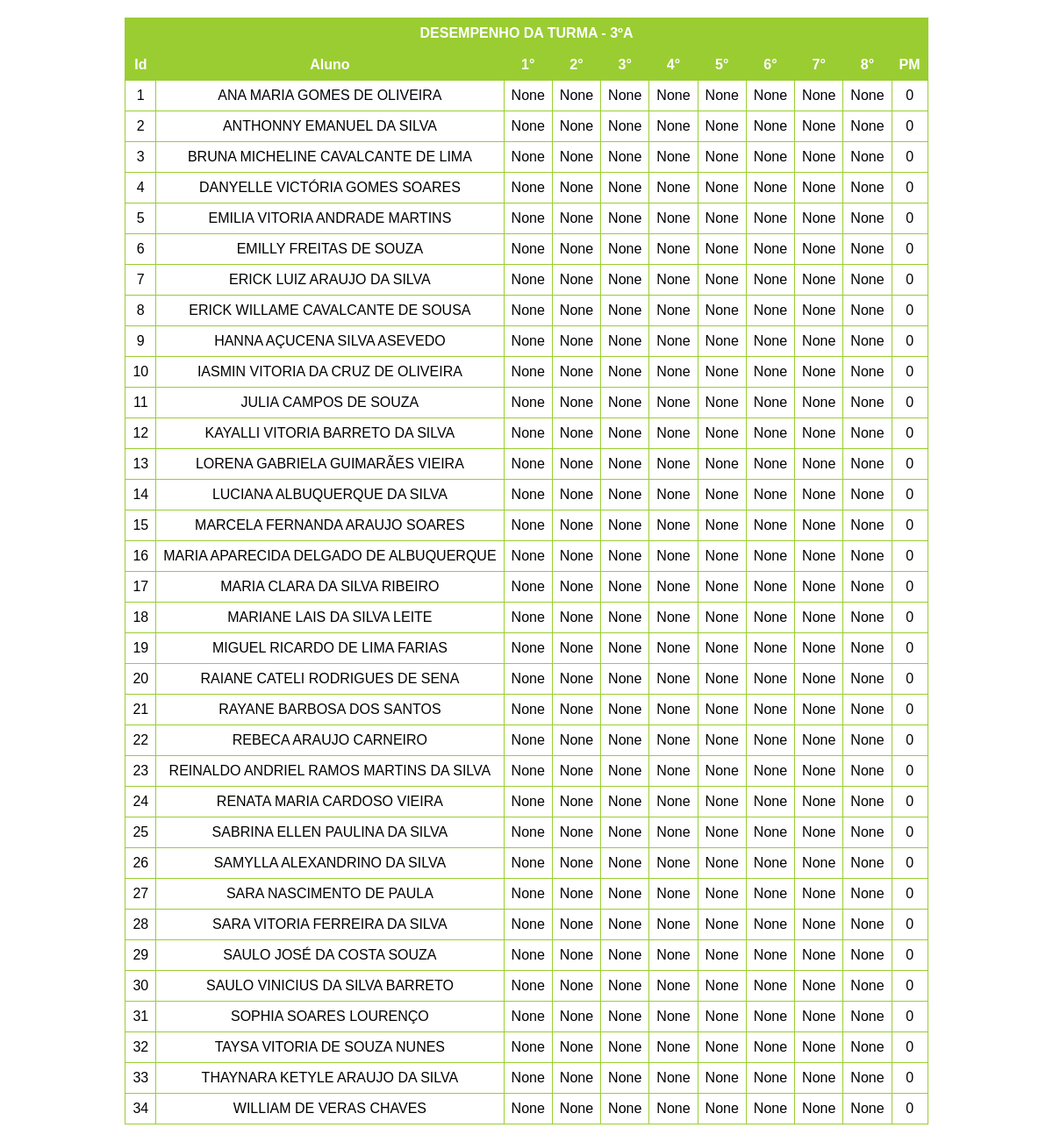
The app's page /3ºA with its own data.
### main.py (models this page shows)
class Terceiro_A(db.Model):
    __tablename__ = 'Terceiro_A'

### main.py (the view, shortened to what this page needs)
@app.route('/<class_name>')
def class_page(class_name):
    turma_selecionada = selecionar_turma(class_name)
    resultados_class_page = (db.session.query(turma_selecionada.id, turma_selecionada.nome, turma_selecionada.prova1,
                                              turma_selecionada.prova2, turma_selecionada.prova3,
                                              turma_selecionada.prova4, turma_selecionada.prova5,
                                              turma_selecionada.prova6,
                                              turma_selecionada.prova7, turma_selecionada.prova8,
                                              turma_selecionada.pm).all())
    lista_de_provas = []
    for i in range(1, 9):
        atributo = getattr(turma_selecionada, f"prova{i}")
        dados_turma = db.session.query(atributo).all()
        notas_validas = [dado[0] for dado in dados_turma if dado[0] is not None]
    tamanho = len(lista_de_provas)
    return render_template('class_page.html', class_name=class_name, data=resultados_class_page,
                           estatisticas=lista_de_provas, tamanho=tamanho)

### main.py (called while the page is built)
def selecionar_turma(valor):
    if valor == 'a' or valor == '3ºA':
        return lista_turmas_db[0]
    elif valor == 'b' or valor == '3ºB':
        return lista_turmas_db[1]
    elif valor == 'c' or valor == '3ºC':
        return lista_turmas_db[2]
    elif valor == 'd' or valor == '1ºD':
        return lista_turmas_db[3]

### templates/class_page.html (shortened to what this page needs)
<!DOCTYPE html>
<html lang="en">
<head>
    <link rel="stylesheet" href="/static/styles.css">
</head>
<body>
<div class="menu">
    <table id="desempenho">
        <tr>
            <th>DESEMPENHO DA TURMA - {{ class_name }}</th>
        </tr>
    </table>
    <table>
            <tr>
                <th>Id</th>
                <th>Aluno</th>
                <th>1°</th>
                <th>2°</th>
                <th>3°</th>
                <th>4°</th>
                <th>5°</th>
                <th>6°</th>
                <th>7°</th>
                <th>8°</th>
                <th>PM</th>
            </tr>
            {% for row in data %}
                <tr>
                    <td>{{ row.id }}</td>
                    <td>{{ row.nome }}</td>
                    <td>{{ row.prova1 }}</td>
                    <td>{{ row.prova2 }}</td>
                    <td>{{ row.prova3 }}</td>
                    <td>{{ row.prova4 }}</td>
                    <td>{{ row.prova5 }}</td>
                    <td>{{ row.prova6 }}</td>
                    <td>{{ row.prova7 }}</td>
                    <td>{{ row.prova8 }}</td>
                    <td>{{ row.pm }}</td>
                </tr>
            {% endfor %}
        </table>
</div>
</body>
</html>

### static/styles.css (style rules this page uses)
.menu { margin: 20px; display: flex; flex-direction: column; align-items: center; justify-content: flex-start; }
table { border-collapse: collapse; width: 100%; background-color: rgba(255, 255, 255, 1); }
th, td { border: 1px solid yellowgreen; padding: 8px; text-align: center; }
th { background-color: yellowgreen; color: white; }
body { margin: 0; padding: 0; font-family: Arial, sans-serif; display: flex; align-items: center; justify-content: center; min-height: 100vh; position: relative; overflow: hidden; overflow-y: auto; }
body::before { content: ''; position: fixed; top: 0; left: 0; width: 100%; height: 100%; background: url('/static/4428.jpg') center center fixed; background-size: cover; opacity: 0.3; z-index: -1; }

### records on screen
Terceiro_A: id "1", nome "ANA MARIA GOMES DE OLIVEIRA", prova1 "None", prova2 "None", prova3 "None", prova4 "None", prova5 "None", prova6 "None", prova7 "None", prova8 "None", pm "0"
Terceiro_A: id "2", nome "ANTHONNY EMANUEL DA SILVA", prova1 "None", prova2 "None", prova3 "None", prova4 "None", prova5 "None", prova6 "None", prova7 "None", prova8 "None", pm "0"
Terceiro_A: id "3", nome "BRUNA MICHELINE CAVALCANTE DE LIMA", prova1 "None", prova2 "None", prova3 "None", prova4 "None", prova5 "None", prova6 "None", prova7 "None", prova8 "None", pm "0"
Terceiro_A: id "4", nome "DANYELLE VICTÓRIA GOMES SOARES", prova1 "None", prova2 "None", prova3 "None", prova4 "None", prova5 "None", prova6 "None", prova7 "None", prova8 "None", pm "0"
Terceiro_A: id "5", nome "EMILIA VITORIA ANDRADE MARTINS", prova1 "None", prova2 "None", prova3 "None", prova4 "None", prova5 "None", prova6 "None", prova7 "None", prova8 "None", pm "0"
Terceiro_A: id "6", nome "EMILLY FREITAS DE SOUZA", prova1 "None", prova2 "None", prova3 "None", prova4 "None", prova5 "None", prova6 "None", prova7 "None", prova8 "None", pm "0"
Terceiro_A: id "7", nome "ERICK LUIZ ARAUJO DA SILVA", prova1 "None", prova2 "None", prova3 "None", prova4 "None", prova5 "None", prova6 "None", prova7 "None", prova8 "None", pm "0"
Terceiro_A: id "8", nome "ERICK WILLAME CAVALCANTE DE SOUSA", prova1 "None", prova2 "None", prova3 "None", prova4 "None", prova5 "None", prova6 "None", prova7 "None", prova8 "None", pm "0"
Terceiro_A: id "9", nome "HANNA AÇUCENA SILVA ASEVEDO", prova1 "None", prova2 "None", prova3 "None", prova4 "None", prova5 "None", prova6 "None", prova7 "None", prova8 "None", pm "0"
Terceiro_A: id "10", nome "IASMIN VITORIA DA CRUZ DE OLIVEIRA", prova1 "None", prova2 "None", prova3 "None", prova4 "None", prova5 "None", prova6 "None", prova7 "None", prova8 "None", pm "0"
Terceiro_A: id "11", nome "JULIA CAMPOS DE SOUZA", prova1 "None", prova2 "None", prova3 "None", prova4 "None", prova5 "None", prova6 "None", prova7 "None", prova8 "None", pm "0"
Terceiro_A: id "12", nome "KAYALLI VITORIA BARRETO DA SILVA", prova1 "None", prova2 "None", prova3 "None", prova4 "None", prova5 "None", prova6 "None", prova7 "None", prova8 "None", pm "0"
Terceiro_A: id "13", nome "LORENA GABRIELA GUIMARÃES VIEIRA", prova1 "None", prova2 "None", prova3 "None", prova4 "None", prova5 "None", prova6 "None", prova7 "None", prova8 "None", pm "0"
Terceiro_A: id "14", nome "LUCIANA ALBUQUERQUE DA SILVA", prova1 "None", prova2 "None", prova3 "None", prova4 "None", prova5 "None", prova6 "None", prova7 "None", prova8 "None", pm "0"
Terceiro_A: id "15", nome "MARCELA FERNANDA ARAUJO SOARES", prova1 "None", prova2 "None", prova3 "None", prova4 "None", prova5 "None", prova6 "None", prova7 "None", prova8 "None", pm "0"
Terceiro_A: id "16", nome "MARIA APARECIDA DELGADO DE ALBUQUERQUE", prova1 "None", prova2 "None", prova3 "None", prova4 "None", prova5 "None", prova6 "None", prova7 "None", prova8 "None", pm "0"
Terceiro_A: id "17", nome "MARIA CLARA DA SILVA RIBEIRO", prova1 "None", prova2 "None", prova3 "None", prova4 "None", prova5 "None", prova6 "None", prova7 "None", prova8 "None", pm "0"
Terceiro_A: id "18", nome "MARIANE LAIS DA SILVA LEITE", prova1 "None", prova2 "None", prova3 "None", prova4 "None", prova5 "None", prova6 "None", prova7 "None", prova8 "None", pm "0"
Terceiro_A: id "19", nome "MIGUEL RICARDO DE LIMA FARIAS", prova1 "None", prova2 "None", prova3 "None", prova4 "None", prova5 "None", prova6 "None", prova7 "None", prova8 "None", pm "0"
Terceiro_A: id "20", nome "RAIANE CATELI RODRIGUES DE SENA", prova1 "None", prova2 "None", prova3 "None", prova4 "None", prova5 "None", prova6 "None", prova7 "None", prova8 "None", pm "0"
Terceiro_A: id "21", nome "RAYANE BARBOSA DOS SANTOS", prova1 "None", prova2 "None", prova3 "None", prova4 "None", prova5 "None", prova6 "None", prova7 "None", prova8 "None", pm "0"
Terceiro_A: id "22", nome "REBECA ARAUJO CARNEIRO", prova1 "None", prova2 "None", prova3 "None", prova4 "None", prova5 "None", prova6 "None", prova7 "None", prova8 "None", pm "0"
Terceiro_A: id "23", nome "REINALDO ANDRIEL RAMOS MARTINS DA SILVA", prova1 "None", prova2 "None", prova3 "None", prova4 "None", prova5 "None", prova6 "None", prova7 "None", prova8 "None", pm "0"
Terceiro_A: id "24", nome "RENATA MARIA CARDOSO VIEIRA", prova1 "None", prova2 "None", prova3 "None", prova4 "None", prova5 "None", prova6 "None", prova7 "None", prova8 "None", pm "0"
Terceiro_A: id "25", nome "SABRINA ELLEN PAULINA DA SILVA", prova1 "None", prova2 "None", prova3 "None", prova4 "None", prova5 "None", prova6 "None", prova7 "None", prova8 "None", pm "0"
Terceiro_A: id "26", nome "SAMYLLA ALEXANDRINO DA SILVA", prova1 "None", prova2 "None", prova3 "None", prova4 "None", prova5 "None", prova6 "None", prova7 "None", prova8 "None", pm "0"
Terceiro_A: id "27", nome "SARA NASCIMENTO DE PAULA", prova1 "None", prova2 "None", prova3 "None", prova4 "None", prova5 "None", prova6 "None", prova7 "None", prova8 "None", pm "0"
Terceiro_A: id "28", nome "SARA VITORIA FERREIRA DA SILVA", prova1 "None", prova2 "None", prova3 "None", prova4 "None", prova5 "None", prova6 "None", prova7 "None", prova8 "None", pm "0"
Terceiro_A: id "29", nome "SAULO JOSÉ DA COSTA SOUZA", prova1 "None", prova2 "None", prova3 "None", prova4 "None", prova5 "None", prova6 "None", prova7 "None", prova8 "None", pm "0"
Terceiro_A: id "30", nome "SAULO VINICIUS DA SILVA BARRETO", prova1 "None", prova2 "None", prova3 "None", prova4 "None", prova5 "None", prova6 "None", prova7 "None", prova8 "None", pm "0"
Terceiro_A: id "31", nome "SOPHIA SOARES LOURENÇO", prova1 "None", prova2 "None", prova3 "None", prova4 "None", prova5 "None", prova6 "None", prova7 "None", prova8 "None", pm "0"
Terceiro_A: id "32", nome "TAYSA VITORIA DE SOUZA NUNES", prova1 "None", prova2 "None", prova3 "None", prova4 "None", prova5 "None", prova6 "None", prova7 "None", prova8 "None", pm "0"
Terceiro_A: id "33", nome "THAYNARA KETYLE ARAUJO DA SILVA", prova1 "None", prova2 "None", prova3 "None", prova4 "None", prova5 "None", prova6 "None", prova7 "None", prova8 "None", pm "0"
Terceiro_A: id "34", nome "WILLIAM DE VERAS CHAVES", prova1 "None", prova2 "None", prova3 "None", prova4 "None", prova5 "None", prova6 "None", prova7 "None", prova8 "None", pm "0"

### other values on screen
{{ class_name }} "3ºA"
